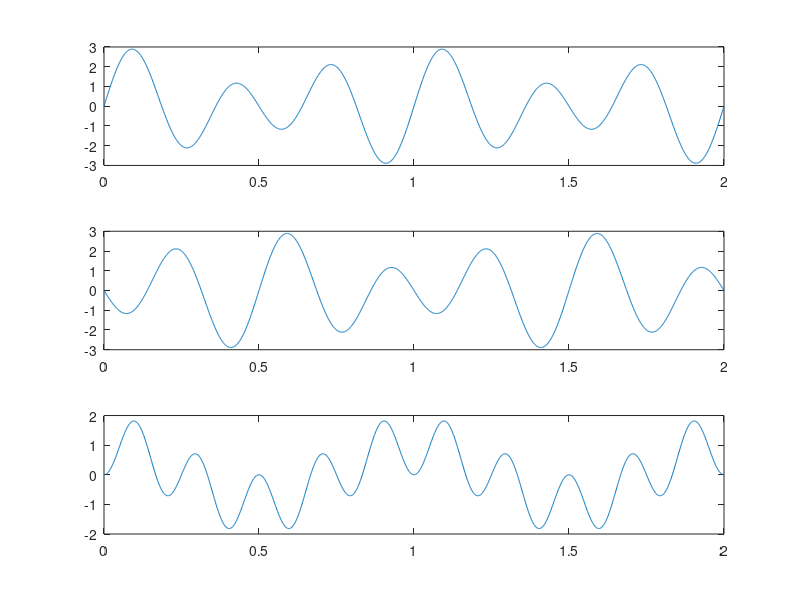

Write the MATLAB code that produced this figure.
t=0:.001:2;
s1=1*sin(2*pi*2*t);
s2=2*sin(2*pi*3*t);
add=s1+s2;
sub=s1-s2;
mul=s1.*s2;

subplot(311);
plot(t,add);
subplot(312);
plot(t,sub);
subplot(313);
plot(t,mul);